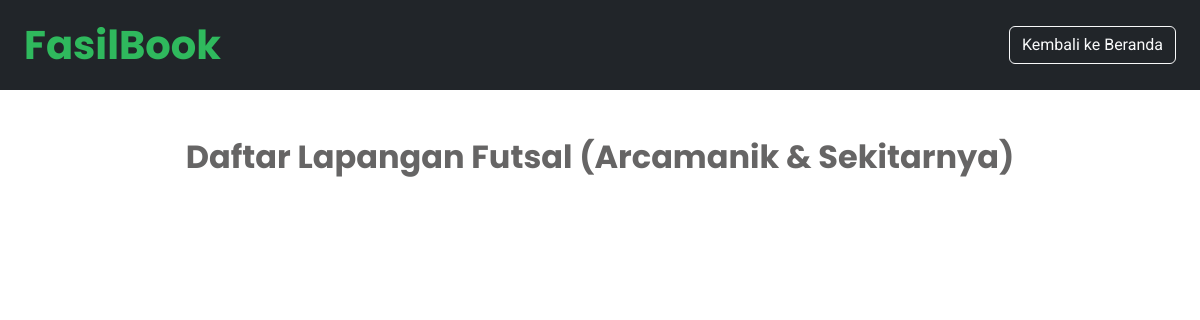
Page /katalog.php on the earlier database version.
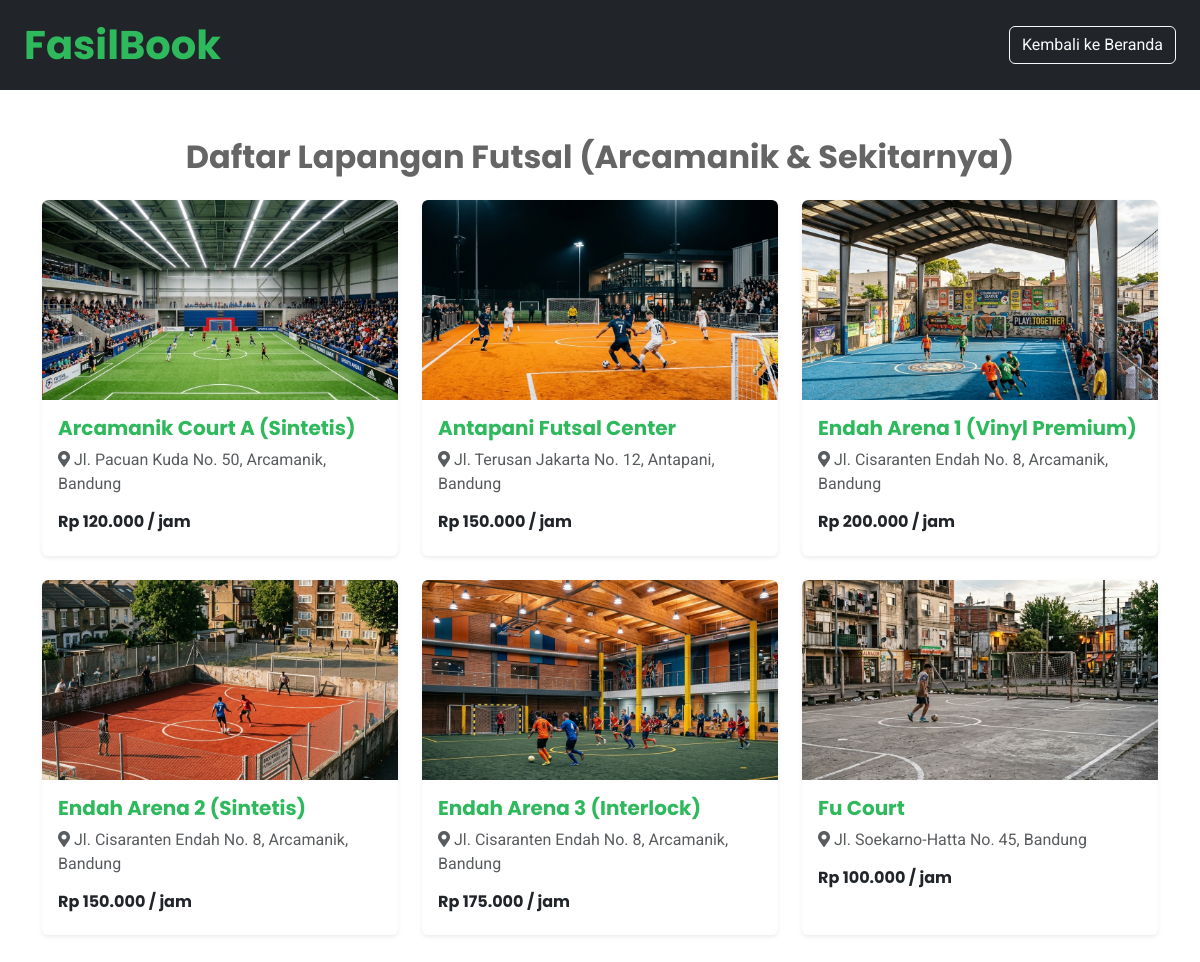
Same page on the later database version.
### tables this page shows
CREATE TABLE `lapangan` (
  `id` int(11) NOT NULL AUTO_INCREMENT,
  `id_mitra` int(11) NOT NULL,
  `nama_lapangan` varchar(100) NOT NULL,
  `lokasi` text NOT NULL,
  `harga_per_jam` int(11) NOT NULL,
  `gambar` varchar(255) NOT NULL,
  PRIMARY KEY (`id`),
  KEY `id_mitra` (`id_mitra`),
  CONSTRAINT `fk_lapangan_mitra` FOREIGN KEY (`id_mitra`) REFERENCES `mitra` (`id`) ON DELETE CASCADE
);

### katalog.php (the view, shortened to what this page needs)
<?php include 'db.php'; ?>
<!DOCTYPE html>
<html lang="id">
<head>
    <link href="https://cdnjs.cloudflare.com/ajax/libs/font-awesome/5.10.0/css/all.min.css" rel="stylesheet">
    <link href="https://cdn.jsdelivr.net/npm/bootstrap@5.3.0/dist/css/bootstrap.min.css" rel="stylesheet">
    <link href="css/style.css" rel="stylesheet">
</head>
<body>
    <nav class="navbar navbar-dark bg-dark px-4 py-3">
        <a href="index.php" class="navbar-brand"><h1 class="text-primary m-0">FasilBook</h1></a>
        <a href="index.php" class="btn btn-outline-light">Kembali ke Beranda</a>
    </nav>
    <div class="container py-5">
        <h2 class="mb-4 text-center">Daftar Lapangan Futsal (Arcamanik & Sekitarnya)</h2>
        <div class="row g-4">
            <?php
            $result = $conn->query("SELECT * FROM lapangan");
            if($result && $result->num_rows > 0){
                while($row = $result->fetch_assoc()){
                    $gambar = !empty($row['gambar']) ? $row['gambar'] : '';
                    echo '<div class="col-md-4">
                            <div class="card h-100 shadow-sm overflow-hidden border-0 rounded">';
                    if($gambar){
                        echo '<img src="'.$gambar.'" alt="'.$row['nama_lapangan'].'" class="card-img-top" style="height: 200px; object-fit: cover;">';
                    }
                    echo '      <div class="card-body">
                                    <h5 class="card-title text-primary">'.$row['nama_lapangan'].'</h5>
                                    <p class="card-text text-muted"><i class="fa fa-map-marker-alt me-1"></i>'.$row['lokasi'].'</p>
                                    <h6 class="fw-bold text-dark">Rp '.number_format($row['harga_per_jam'], 0, ',', '.').' / jam</h6>
                                </div>
                            </div>
                          </div>';
                }
            }
            ?>
        </div>
    </div>
</body>
</html>

### css/style.css (style rules this page uses)
:root { --primary: #2FB95D; --secondary: #343A40; --light: #F1F8F4; --dark: #212529; }
body { font-family: 'Roboto', sans-serif; color: #666565; background-color: white; }
h1, h2, h3, h4, h5, h6, .navbar-brand { font-family: 'Poppins', sans-serif; font-weight: 700; }
.text-primary { color: var(--primary) !important; }
.bg-dark { background-color: var(--dark) !important; }

Differences in the rows shown:
added lapangan: gambar (picture), nama_lapangan "Arcamanik Court A (Sintetis)", lokasi "Jl. Pacuan Kuda No. 50, Arcamanik, Bandung", harga_per_jam "120.000"
added lapangan: gambar (picture), nama_lapangan "Antapani Futsal Center", lokasi "Jl. Terusan Jakarta No. 12, Antapani, Bandung", harga_per_jam "150.000"
added lapangan: gambar (picture), nama_lapangan "Endah Arena 1 (Vinyl Premium)", lokasi "Jl. Cisaranten Endah No. 8, Arcamanik, Bandung", harga_per_jam "200.000"
added lapangan: gambar (picture), nama_lapangan "Endah Arena 2 (Sintetis)", lokasi "Jl. Cisaranten Endah No. 8, Arcamanik, Bandung", harga_per_jam "150.000"
added lapangan: gambar (picture), nama_lapangan "Endah Arena 3 (Interlock)", lokasi "Jl. Cisaranten Endah No. 8, Arcamanik, Bandung", harga_per_jam "175.000"
added lapangan: gambar (picture), nama_lapangan "Fu Court", lokasi "Jl. Soekarno-Hatta No. 45, Bandung", harga_per_jam "100.000"
